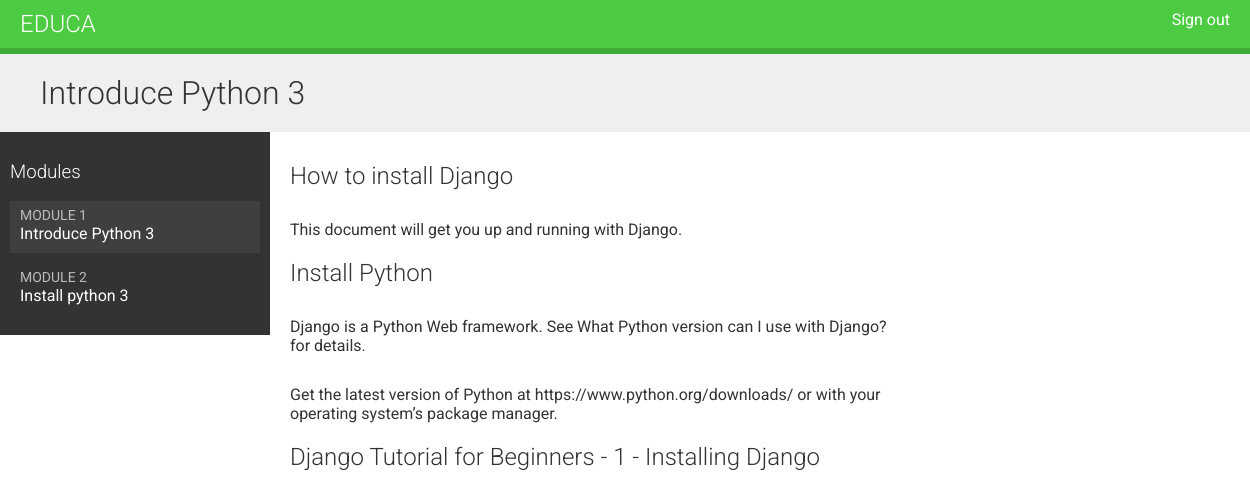
/students/course/5/ (signed in), run on the app's committed database.
### courses/models.py (models this page shows, shortened)
class Module(models.Model):
    course = models.ForeignKey(Course,
                               related_name='modules',
                               on_delete=models.CASCADE)
    title = models.CharField(max_length=200)
    description = models.TextField(blank=True)
    order = OrderField(blank=True, for_fields=['course'])
    def __str__(self):
        return '{}. {}'.format(self.order, self.title)
    class Meta:
        ordering = ['order']

class Content(models.Model):
    module = models.ForeignKey(Module, related_name='contents',
                               on_delete=models.CASCADE)
    content_type = models.ForeignKey(ContentType,
                                     on_delete=models.CASCADE,
                                     limit_choices_to={'model__in':(
                                         'text',
                                         'video',
                                         'image',
                                         'file'
                                     )})
    object_id = models.PositiveIntegerField()
    item = GenericForeignKey('content_type', 'object_id')
    order = OrderField(blank=True, for_fields=['module'])
    class Meta:
        ordering = ['order']

class ItemBase(models.Model):
    owner = models.ForeignKey(User,
                              related_name='%(class)s_related',
                              on_delete=models.CASCADE)
    title = models.CharField(max_length=250)
    created = models.DateTimeField(auto_now_add=True)
    updated = models.DateTimeField(auto_now=True)
    class Meta:
        abstract = True
    def render(self):
        return render_to_string('courses/content/{}.html'.format(
            self._meta.model_name), {'item': self})

class Text(ItemBase):
    content = models.TextField()

class Video(ItemBase):
    url = models.URLField()

### students/views.py (the view)
class StudentCourseDetailView(DetailView):
    model = Course
    template_name = 'students/course/detail.html'
    def get_queryset(self):
        qs = super(StudentCourseDetailView, self).get_queryset()
        return qs.filter(students__in=[self.request.user])
    def get_context_data(self, **kwargs):
        context = super(StudentCourseDetailView,
                        self).get_context_data(**kwargs)
        course = self.get_object()
        if 'module_id' in self.kwargs:
            context['module'] = course.modules.get(
                id=self.kwargs['module_id'])
        else:
            context['module'] = course.modules.all()[0]
        return context

### students/templates/students/course/detail.html (shortened to what this page needs)
{% extends "base.html" %}
{% load cache %}
{% block content %}
    <h1>
        {{ module.title }}
    </h1>
    <div class="contents">
        <h3>Modules</h3>
        <ul id="modules">
            {% for m in object.modules.all %}
                <li data-id="{{ m.id }}" {% if m == module %}class="selected"{% endif %}>
                    <a href="{% url "student_course_detail_module" object.id m.id %}">
                        <span>
                            Module <span class="order">{{ m.order|add:1 }}
                        </span>
                        </span>
                        <br>
                        {{ m.title }}
                    </a>
                </li>
            {% empty %}
                <li>No modules yet.</li>
            {% endfor %}
        </ul>
    </div>
    <div class="module">
    {% cache 600 module_contents module %}
        {% for content in module.contents.all %}
            {% with item=content.item %}
                <h2>{{ item.title }}</h2>
                {{ item.render }}
            {% endwith %}
        {% endfor %}
    {% endcache %}
    </div>
{% endblock %}

### courses/templates/courses/content/text.html
{{ item.content|linebreaks|safe }}

### courses/static/css/base.css (style rules this page uses)
body { margin:0; font-family:'Roboto', sans-serif; font-weight:400; color:#333; }
a { color:#3fad37; text-decoration:none; }
h1, h2, h3, h4, h5, h6 { font-family:'Roboto', sans-serif; font-weight:300; }
h1 { background:#efefef; width:100%; overflow:auto; padding:20px 0 20px 40px; margin:0; }
.module { padding:10px 20px; float:left; width:600px; }
.module p { margin:10px 0 20px; width:100%; float:left; }
.contents { width:20%; padding:10px; float:left; background:#333; color: #fff; font-family:'Roboto', sans-serif; }
.contents ul { list-style:none; margin:0; padding:0; }
.contents ul li { margin:0 0 10px 0; padding:4px 10px 10px; overflow:auto; }
.contents ul li.selected { background:#3f3f3f; }
.contents ul span { text-transform:uppercase; color:#bbb; font-size:14px; }
.contents ul a { display:block; color:#fff; text-decoration:none; }

### data on the page
Module: title "Introduce Python 3", order|add "1"
Module: order|add "2", title "Install python 3"
Content: item "How to install Django", item.content "This document will get you up and running with Django."
Content: item "Install Python", item.content "Django is a Python Web framework. See What Python version can I use with Django? for details. Get the latest version of Python at https://www.python.org/downloads/ or with your operating system’s package manager."
Content: item "Django Tutorial for Beginners - 1 - Installing Django"
